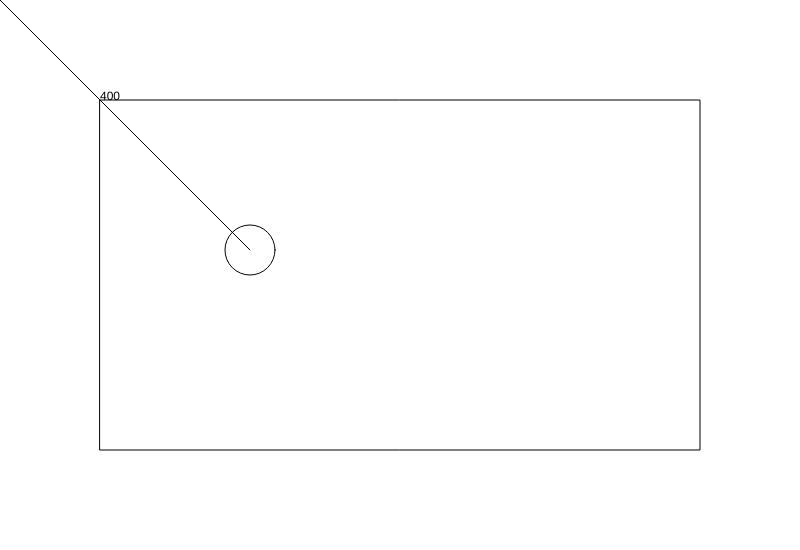
Frame 1 (no input)
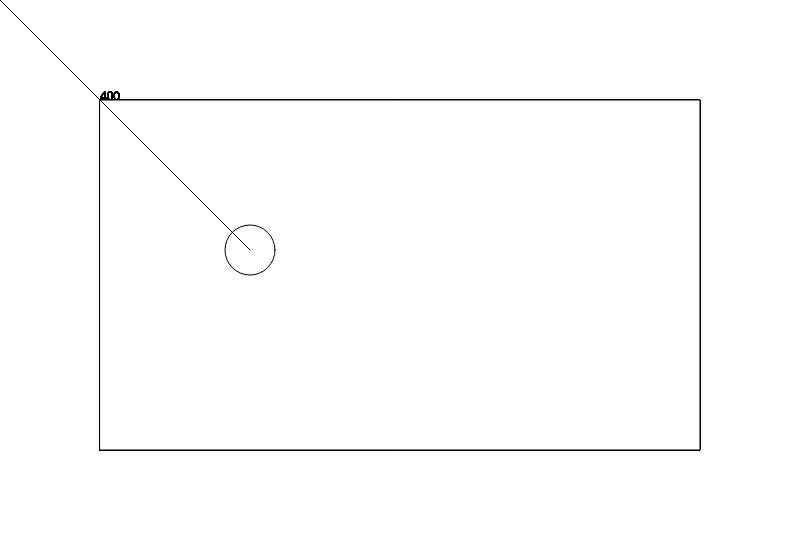
Frame 60 (no input)
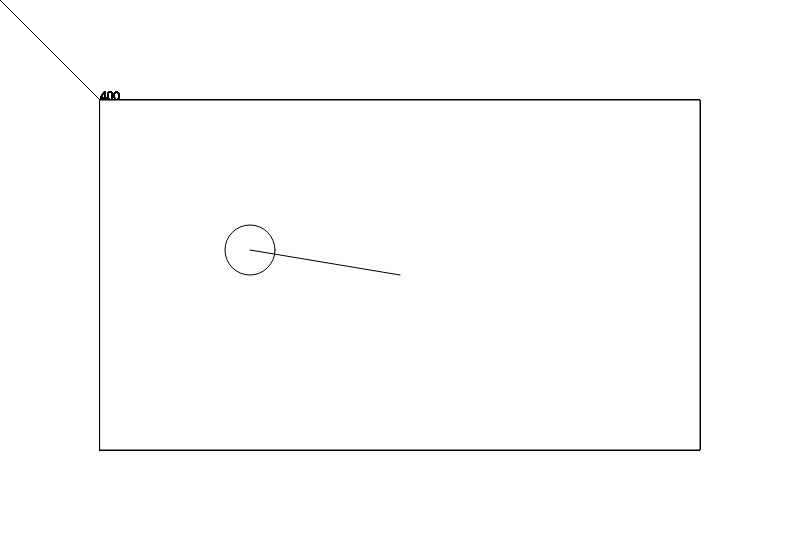
Frame 120 (the mouse pressed at the canvas centre since frame 60)

The p5.js sketch that drew these frames (run headless with seeded random() and noise() and a simulated clock; from frame 60 on, the mouse is pressed at the canvas centre):

// p5.js sketch
// ── sketch.js
var ball = {
  x: 250,
  y: 250,
  dX: 0,
  dY: 0,
  sz: 50

}
var recalb = 0
var rectWid
var rectHt

function setup() {
  createCanvas(800, 550)

}

function draw() {
  // background(255)
  rectWid=width-200
  rectHt=height-200
  
  rect(100, 100, rectWid,rectHt)
  ellipse(ball.x, ball.y, 50, 50)

  if (recalb == 0) {
    line(ball.x, ball.y, mouseX, mouseY)
  }
  
  ball.x += (ball.dX / 15) * 0.65
  ball.y += (ball.dY / 15) * 0.65
  
  //xvar
  if (ball.x > 100+rectWid - ball.sz / 2) {
    
    ball.dX *= -0.59
  }
  if (ball.x < 100+ ball.sz / 2) {
    ball.dX *= -0.59
  }
  //yvar
  if (ball.y > rectHt + ball.sz/2 +50) {
    ball.dY *= -0.59
  }
  if (ball.y < 100+ ball.sz / 2) {
    ball.dY *= -0.59
  }
  text(rectHt +ball.sz,100,100)
}

function keyPressed() {
  recalb++
  if(recalb==1){
  ball.dX = 250 - mouseX;
  ball.dY = 250 - mouseY;
  }
  if(recalb==2){
    recalb=0
  }
  
}
//hint similar triangles
